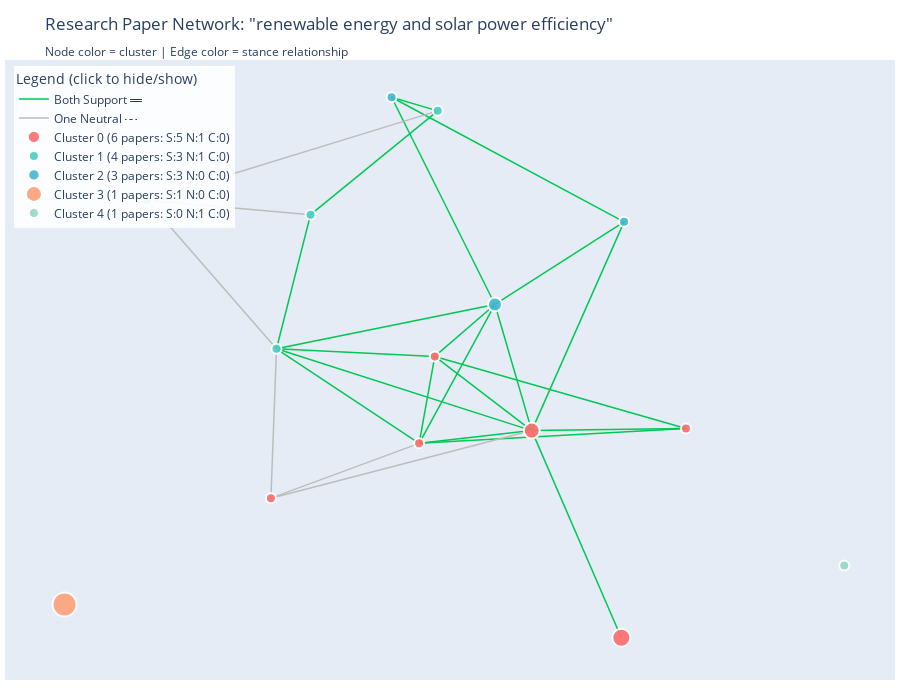

Write notebook code for a chart like this one.
### Markdown cell above
## 📊 Example 2: Complete Analysis - Different Domain (Network + Timeline)

### Code cell
# Example 2: Renewable Energy and Solar Power
query2 = "renewable energy and solar power efficiency"

# Run complete pipeline
papers2, G2 = await complete_search_pipeline(query2, user_requested_count=15)

# === NETWORK VISUALIZATION ===
print("\n" + "="*70)
print("📊 NETWORK VISUALIZATION")
print("="*70)

# Compute spring layout
print("\nComputing force-directed layout...")
pos2 = nx.spring_layout(G2, k=1, iterations=50, seed=42)

# Visualize
fig2 = visualize_with_plotly(G2, pos2, papers2, query2)
fig2.show()

print("\n✓ Interactive graph with stance-aware edges and community clusters")

# === TIMELINE ANALYSIS ===
print("\n" + "="*70)
print("📈 TIMELINE ANALYSIS")
print("="*70)

# Papers per year
print("\nPapers by Year:")
year_counts2 = papers2['year'].value_counts().sort_index()
print(year_counts2.to_string())

# Stance distribution by year
print("\n\nStance Distribution by Year:")
stance_by_year2 = papers2.groupby(['year', 'stance']).size().unstack(fill_value=0)
print(stance_by_year2.to_string())

# Average citations by year
print("\n\nAverage Citations by Year:")
avg_citations2 = papers2.groupby('year')['citation_count'].mean()
print(avg_citations2.to_string())

# Visualizations (3 charts)
fig_timeline2, axes2 = plt.subplots(1, 3, figsize=(16, 5))

# Chart 1: Papers over time
ax1 = axes2[0]
year_counts2.plot(kind='line', ax=ax1, marker='o', color='steelblue', linewidth=2, markersize=8)
ax1.set_title(f'Research Output Over Time', fontsize=12, fontweight='bold')
ax1.set_xlabel('Year')
ax1.set_ylabel('Number of Papers')
ax1.grid(True, alpha=0.3)

# Chart 2: Stance distribution over time (stacked bar)
ax2 = axes2[1]
stance_by_year2.plot(kind='bar', stacked=True, ax=ax2, 
                     color={'SUPPORT': '#00C853', 'NEUTRAL': '#9E9E9E', 'CONTRADICT': '#D32F2F'},
                     edgecolor='black')
ax2.set_title('Stance Distribution by Year', fontsize=12, fontweight='bold')
ax2.set_xlabel('Year')
ax2.set_ylabel('Number of Papers')
ax2.legend(title='Stance')
ax2.set_xticklabels(ax2.get_xticklabels(), rotation=45)

# Chart 3: Average citations by year
ax3 = axes2[2]
avg_citations2.plot(kind='bar', ax=ax3, color='coral', edgecolor='black')
ax3.set_title('Avg Citations by Year (older = more time)', fontsize=12, fontweight='bold')
ax3.set_xlabel('Year')
ax3.set_ylabel('Avg Citations')
ax3.set_xticklabels(ax3.get_xticklabels(), rotation=45)

# Add value labels
for i, v in enumerate(avg_citations2):
    ax3.text(i, v + 0.5, f'{v:.1f}', ha='center', va='bottom', fontsize=9)

plt.tight_layout()
plt.show()

# Summary insights
print("\n\n📊 Key Insights:")
print(f"  • Year with most papers: {year_counts2.idxmax()} ({year_counts2.max()} papers)")
print(f"  • Year with highest avg citations: {avg_citations2.idxmax()} ({avg_citations2.max():.1f} citations)")

# Trend analysis
if len(year_counts2) > 1:
    trend = "increasing" if year_counts2.iloc[-1] > year_counts2.iloc[0] else "decreasing"
    print(f"  • Research trend: {trend} over time")

print("\n" + "="*70)

### Figure 1 — Plotly figure (JSON) as saved in the notebook; plotly's stock layout.template omitted (floating-point values rounded to 4 significant figures)
{"data": [{"hoverinfo": "none", "line": {"color": "#00C853", "width": 1.5}, "mode": "lines", "name": "Both Support ═", "showlegend": true, "type": "scatter", "x": [0.1935, -0.03648, null, 0.1935, 0.1184, null, 0.1935, -0.004537, null, 0.1935, 0.3821, null, 0.1935, 0.5085, null, 0.1935, 0.3765, null, 0.1935, -0.3278, null, 0.3821, 0.1184, null, 0.3821, -0.09275, null, -0.004537, 0.1184, null, -0.004537, -0.03648, null, -0.004537, -0.3278, null, -0.004537, 0.5085, null, -0.2583, -0.3278, null, -0.2583, 0.001547, null, -0.09275, 0.001547, null, -0.09275, 0.1184, null, 0.5085, -0.03648, null, 0.1184, -0.03648, null, 0.1184, -0.3278, null, -0.03648, -0.3278, null], "y": [-0.2427, -0.2893, null, -0.2427, 0.2183, null, -0.2427, 0.0284, null, -0.2427, 0.5204, null, -0.2427, -0.2348, null, -0.2427, -1, null, -0.2427, 0.05634, null, 0.5204, 0.2183, null, 0.5204, 0.9758, null, 0.0284, 0.2183, null, 0.0284, -0.2893, null, 0.0284, 0.05634, null, 0.0284, -0.2348, null, 0.5467, 0.05634, null, 0.5467, 0.9261, null, 0.9758, 0.9261, null, 0.9758, 0.2183, null, -0.2348, -0.2893, null, 0.2183, -0.2893, null, 0.2183, 0.05634, null, -0.2893, 0.05634, null]}, {"hoverinfo": "none", "line": {"color": "#BDBDBD", "width": 1.5}, "mode": "lines", "name": "One Neutral ┄", "showlegend": true, "type": "scatter", "x": [0.1935, -0.3392, null, -0.2583, -0.5923, null, -0.03648, -0.3392, null, -0.3278, -0.5923, null, -0.3278, -0.3392, null, 0.001547, -0.5923, null], "y": [-0.2427, -0.4897, null, 0.5467, 0.5991, null, -0.2893, -0.4897, null, 0.05634, 0.5991, null, 0.05634, -0.4897, null, 0.9261, 0.5991, null]}, {"hoverinfo": "text", "marker": {"color": "#FF6B6B", "line": {"color": "white", "width": 2}, "opacity": 0.9, "size": [16, 10, 10, 10, 18, 10]}, "mode": "markers", "name": "Cluster 0 (6 papers: S:5 N:1 C:0)", "text": ["<b>Performance analysis of electricity generation from grid-connected photovoltaic </b><br><br><b>Cluster:</b> 0<br><b>Stance:</b> SUPPORT<br><b>Relevance:</b> 61.6%<br><b>Citations:</b> 8<br><b>Year:</b> 2021<br><br><b>Summary:</b><br>The research paper directly addresses renewable energy and solar power efficiency by analyzing photovoltaic system performance in Thailand. It develops a framework to evaluate solar energy production ", "<b>Economic Feasibility of Hybrid Solar-Powered Charging Station with Battery Energ</b><br><br><b>Cluster:</b> 0<br><b>Stance:</b> SUPPORT<br><b>Relevance:</b> 55.8%<br><b>Citations:</b> 0<br><b>Year:</b> 2023<br><br><b>Summary:</b><br>The research paper directly explores the efficiency and potential of solar power as a renewable energy source for electric vehicle charging stations. It specifically investigates the economic feasibil", "<b>GIS-based potential assessment of floating photovoltaic systems in reservoirs of</b><br><br><b>Cluster:</b> 0<br><b>Stance:</b> SUPPORT<br><b>Relevance:</b> 52.9%<br><b>Citations:</b> 1<br><b>Year:</b> 2023<br><br><b>Summary:</b><br>The research paper directly addresses renewable energy and solar power efficiency by examining floating photovoltaic (FPV) systems as an emerging renewable energy technology. The study specifically ex", "<b>Evaluating the Potential of Using Floating Solar Photovoltaic on 12 Reservoirs o</b><br><br><b>Cluster:</b> 0<br><b>Stance:</b> SUPPORT<br><b>Relevance:</b> 52.5%<br><b>Citations:</b> 3<br><b>Year:</b> 2021<br><br><b>Summary:</b><br>This research paper directly addresses renewable energy by examining the potential of floating solar photovoltaic (FPV) systems on hydropower plant reservoirs in Thailand. The study evaluates solar po", "<b>Effects of particulate matters and climate condition on photovoltaic system effi</b><br><br><b>Cluster:</b> 0<br><b>Stance:</b> SUPPORT<br><b>Relevance:</b> 52.4%<br><b>Citations:</b> 9<br><b>Year:</b> 2020<br><br><b>Summary:</b><br>This research paper directly addresses solar power efficiency by examining factors that impact photovoltaic system performance in tropical climates. The study specifically investigates how particulate", "<b>Potential of Krabi Province (Thailand) as a Model City of Complete Relying upon </b><br><br><b>Cluster:</b> 0<br><b>Stance:</b> NEUTRAL<br><b>Relevance:</b> 51.5%<br><b>Citations:</b> 0<br><b>Year:</b> 2020<br><br><b>Summary:</b><br>The paper discusses renewable energy potential in Krabi Province, Thailand, examining various renewable energy sources including potential power generation. While the abstract mentions renewable energ"], "type": "scatter", "x": [0.1935, -0.004537, 0.5085, -0.03648, 0.3765, -0.3392], "y": [-0.2427, 0.0284, -0.2348, -0.2893, -1, -0.4897]}, {"hoverinfo": "text", "marker": {"color": "#4ECDC4", "line": {"color": "white", "width": 2}, "opacity": 0.9, "size": [10, 10, 10, 10]}, "mode": "markers", "name": "Cluster 1 (4 papers: S:3 N:1 C:0)", "text": ["<b>Optimal Renewable Energy Integration Considering Minimum Dispatchable Generation</b><br><br><b>Cluster:</b> 1<br><b>Stance:</b> SUPPORT<br><b>Relevance:</b> 54.4%<br><b>Citations:</b> 1<br><b>Year:</b> 2020<br><br><b>Summary:</b><br>The paper directly addresses renewable energy integration, specifically mentioning solar power as part of its renewable energy generation analysis. It explores methods for optimizing renewable energy ", "<b>Optimal hybrid renewable energy system considering maximum profit from electrici</b><br><br><b>Cluster:</b> 1<br><b>Stance:</b> SUPPORT<br><b>Relevance:</b> 52.1%<br><b>Citations:</b> 1<br><b>Year:</b> 2019<br><br><b>Summary:</b><br>The research paper addresses hybrid renewable energy systems and explores methods for optimizing their electricity generation and profitability, which is directly relevant to understanding renewable e", "<b>Solar Power Aggregation Framework for Virtual Power Plant's Energy Trading</b><br><br><b>Cluster:</b> 1<br><b>Stance:</b> SUPPORT<br><b>Relevance:</b> 51.9%<br><b>Citations:</b> 0<br><b>Year:</b> 2021<br><br><b>Summary:</b><br>The research paper directly addresses renewable energy efficiency by proposing a solar power aggregation framework for virtual power plants, which aims to optimize solar power integration into the ene", "<b>The Impact of Variable Renewable Energy Integration on Total System Costs and El</b><br><br><b>Cluster:</b> 1<br><b>Stance:</b> NEUTRAL<br><b>Relevance:</b> 51.7%<br><b>Citations:</b> 3<br><b>Year:</b> 2022<br><br><b>Summary:</b><br>The paper discusses variable renewable energy (VRE) integration and its economic impacts, which is tangentially related to renewable energy. While the research touches on solar power by discussing VRE"], "type": "scatter", "x": [-0.2583, -0.3278, 0.001547, -0.5923], "y": [0.5467, 0.05634, 0.9261, 0.5991]}, {"hoverinfo": "text", "marker": {"color": "#45B7D1", "line": {"color": "white", "width": 2}, "opacity": 0.9, "size": [10, 10, 14]}, "mode": "markers", "name": "Cluster 2 (3 papers: S:3 N:0 C:0)", "text": ["<b>Comparative Techno-Economic Evaluation of a Standalone Solar Power System for Sc</b><br><br><b>Cluster:</b> 2<br><b>Stance:</b> SUPPORT<br><b>Relevance:</b> 60.5%<br><b>Citations:</b> 0<br><b>Year:</b> 2023<br><br><b>Summary:</b><br>The research paper directly addresses renewable energy and solar power efficiency by evaluating standalone solar power systems for off-grid areas, specifically examining the techno-economic feasibilit", "<b>P2P Energy Trading: An Optimal Solution for Energy Shortage in Pakistan</b><br><br><b>Cluster:</b> 2<br><b>Stance:</b> SUPPORT<br><b>Relevance:</b> 53.9%<br><b>Citations:</b> 2<br><b>Year:</b> 2022<br><br><b>Summary:</b><br>The paper discusses renewable energy resources in Pakistan, specifically highlighting solar power as one of the abundant green energy sources available. While the paper focuses on a peer-to-peer energ", "<b>How an integration of home energy management and battery system affects the econ</b><br><br><b>Cluster:</b> 2<br><b>Stance:</b> SUPPORT<br><b>Relevance:</b> 52.7%<br><b>Citations:</b> 7<br><b>Year:</b> 2021<br><br><b>Summary:</b><br>This research paper directly addresses solar power efficiency by examining residential photovoltaic (PV) systems in Thailand and analyzing their economic performance under different configurations, in"], "type": "scatter", "x": [0.3821, -0.09275, 0.1184], "y": [0.5204, 0.9758, 0.2183]}, {"hoverinfo": "text", "marker": {"color": "#FFA07A", "line": {"color": "white", "width": 2}, "opacity": 0.9, "size": [24]}, "mode": "markers", "name": "Cluster 3 (1 papers: S:1 N:0 C:0)", "text": ["<b>An updated review on integration of solar photovoltaic modules and heat pumps to</b><br><br><b>Cluster:</b> 3<br><b>Stance:</b> SUPPORT<br><b>Relevance:</b> 57.4%<br><b>Citations:</b> 12<br><b>Year:</b> 2023<br><br><b>Summary:</b><br>The research paper directly addresses renewable energy technologies, specifically focusing on solar photovoltaic modules and their integration with heat pumps for building decarbonization. The paper e"], "type": "scatter", "x": [-0.7608], "y": [-0.8786]}, {"hoverinfo": "text", "marker": {"color": "#98D8C8", "line": {"color": "white", "width": 2}, "opacity": 0.9, "size": [10]}, "mode": "markers", "name": "Cluster 4 (1 papers: S:0 N:1 C:0)", "text": ["<b>Efficient use of energy resources on Malaysian farms</b><br><br><b>Cluster:</b> 4<br><b>Stance:</b> NEUTRAL<br><b>Relevance:</b> 52.3%<br><b>Citations:</b> 0<br><b>Year:</b> 2020<br><br><b>Summary:</b><br>The research paper focuses on energy efficiency in Malaysian agricultural farms, which has a tangential relationship to renewable energy and solar power. While the paper discusses energy resource mana"], "type": "scatter", "x": [0.8318], "y": [-0.7361]}], "layout": {"height": 700, "hovermode": "closest", "legend": {"bgcolor": "rgba(255,255,255,0.9)", "title": {"text": "Legend (click to hide/show)"}, "x": 0.01, "xanchor": "left", "y": 0.99, "yanchor": "top"}, "margin": {"b": 20, "l": 5, "r": 5, "t": 60}, "showlegend": true, "title": {"text": "Research Paper Network: \"renewable energy and solar power efficiency\"<br><sub>Node color = cluster | Edge color = stance relationship</sub>"}, "xaxis": {"showgrid": false, "showticklabels": false, "zeroline": false}, "yaxis": {"showgrid": false, "showticklabels": false, "zeroline": false}}}
